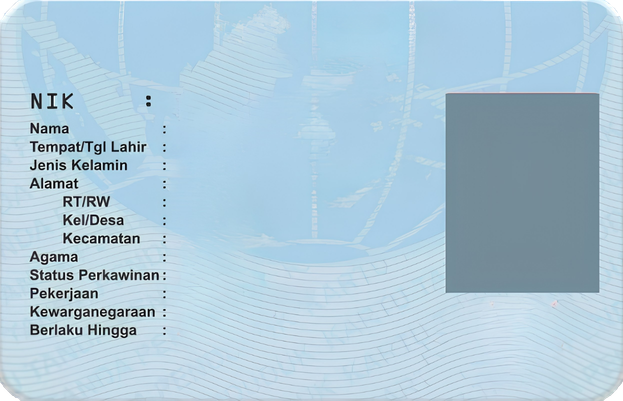
#> input picture Master-Template/Master-ktp.png, 623 x 401 px, found by its file name
$ python Master_KTP_Configuration.py
#> lines starting #> are read from the running program, lines starting #| are printed output that depends on the picture
import cv2
import numpy as np
from PIL import Image, ImageDraw, ImageFont
import os

# ==========================================
# ALAT TUNING KORDINAT FINAL (DENGAN TRANSPARANSI SEMI-BOLD)
# ==========================================
TEMPLATE_PATH = "Master-Template\Master-ktp.png"

test_items = [
    {"key": "provinsi", "label": "PROVINSI", "text": "PROVINSI JAWA BARAT", "anchor": "ms", "size": 22, "font": "font/Arrial.ttf", "x": 312, "y": 30, "type": "text"},
    {"key": "kota", "label": "KOTA", "text": "KABUPATEN CIANJUR", "anchor": "mt", "size": 22, "font": "font/Arrial.ttf", "x": 311, "y": 36, "type": "text"},
    {"key": "nik", "label": "NIK", "text": "3203012503770011", "anchor": "lt", "size": 26, "font": "font/Ocr.ttf", "x": 156, "y": 92, "type": "text", "is_bold": True},
    {"key": "nama", "label": "NAMA", "text": "GUOHUI CHEN", "anchor": "lt", "size": 16, "font": "font/Arrial.ttf", "x": 170, "y": 124, "type": "text"},
    {"key": "ttl", "label": "TEMPAT/TGL LAHIR", "text": "FUJIAN, 25-03-1977", "anchor": "lt", "size": 16, "font": "font/Arrial.ttf", "x": 170, "y": 142, "type": "text"},
    {"key": "jenis_kelamin", "label": "JENIS KELAMIN", "text": "MALE", "anchor": "lt", "size": 16, "font": "font/Arrial.ttf", "x": 170, "y": 160, "type": "text"},
    {"key": "golongan_darah", "label": "GOLONGAN DARAH", "text": "Gol. Darah : B", "anchor": "lt", "size": 16, "font": "font/Arrial.ttf", "x": 313, "y": 160, "type": "text"},
    {"key": "alamat", "label": "ALAMAT", "text": "JL SELAMET PERUMAHAN RANCABALI", "anchor": "lt", "size": 14, "font": "font/Arrial.ttf", "x": 170, "y": 179, "type": "text"},
    {"key": "rt_rw", "label": "RT/RW", "text": "002/004", "anchor": "lt", "size": 16, "font": "font/Arrial.ttf", "x": 170, "y": 197, "type": "text"},
    {"key": "kel_desa", "label": "KEL/DESA", "text": "MUKA", "anchor": "lt", "size": 16, "font": "font/Arrial.ttf", "x": 170, "y": 216, "type": "text"},
    {"key": "kecamatan", "label": "KECAMATAN", "text": "CIANJUR", "anchor": "lt", "size": 16, "font": "font/Arrial.ttf", "x": 170, "y": 234, "type": "text"},
    {"key": "agama", "label": "AGAMA", "text": "CHRISTIAN", "anchor": "lt", "size": 16, "font": "font/Arrial.ttf", "x": 170, "y": 252, "type": "text"},
    {"key": "status", "label": "STATUS KAWIN", "text": "MARRIED", "anchor": "lt", "size": 16, "font": "font/Arrial.ttf", "x": 170, "y": 270, "type": "text"},
    {"key": "pekerjaan", "label": "PEKERJAAN", "text": "OTHERS", "anchor": "lt", "size": 16, "font": "font/Arrial.ttf", "x": 170, "y": 289, "type": "text"},
    {"key": "kewarganegaraan", "label": "KEWARGANEGARAAN", "text": "CHINA", "anchor": "lt", "size": 16, "font": "font/Arrial.ttf", "x": 170, "y": 307, "type": "text"},
    {"key": "masa_berlaku", "label": "BERLAKU HINGGA", "text": "12-12-2023", "anchor": "lt", "size": 16, "font": "font/Arrial.ttf", "x": 170, "y": 325, "type": "text"},
    {"key": "kota_footer", "label": "KOTA (Footer)", "text": "KOTA CIANJUR", "anchor": "mt", "size": 16, "font": "font/Arrial.ttf", "x": 525, "y": 299, "type": "text"},
    {"key": "terbuat", "label": "TGL TERBUAT", "text": "17-09-2018", "anchor": "mt", "size": 16, "font": "font/Arrial.ttf", "x": 525, "y": 317, "type": "text"},
    {"key": "sign", "label": "TANDA TANGAN", "text": "GUOHUI", "anchor": "mt", "size": 16, "font": "font/Sign.ttf", "x": 525, "y": 341, "type": "text"},
    {"key": "pas_photo", "label": "PAS FOTO", "text": "FOTO", "anchor": "lt", "size": 155, "font": "font/Arrial.ttf", "x": 444, "y": 93, "type": "photo", "height": 199}
]

current_idx = 2
text_gray_level = 64
nik_bold_alpha = 104 # Level transparansi stroke (0=Tipis, 255=Full Bold)
nik_stroke_width = 0.4  # Ketebalan outline (px)

def mouse_event(event, x, y, flags, param):
    global test_items, current_idx
    if event == cv2.EVENT_LBUTTONDOWN or (event == cv2.EVENT_MOUSEMOVE and (flags & cv2.EVENT_FLAG_LBUTTON)):
        test_items[current_idx]["x"] = x
        test_items[current_idx]["y"] = y

def update_width(val):
    global test_items, current_idx
    if val > 10: test_items[current_idx]["size"] = val

def update_height(val):
    global test_items, current_idx
    if val > 10 and test_items[current_idx]["type"] == "photo":
        test_items[current_idx]["height"] = val

def update_color(val):
    global text_gray_level
    text_gray_level = val

def update_bold(val):
    global nik_bold_alpha
    nik_bold_alpha = val

def update_stroke(val):
    global nik_stroke_width
    if val >= 0:
        nik_stroke_width = val / 100.0

def print_status():
    item = test_items[current_idx]
    print("\n" + "="*50)
    print(f"👉 MENGEDIT : {item['label']}")
    if item["type"] == "photo":
        print(f"   Posisi Kiri-Atas : X={item['x']}, Y={item['y']}")
        print(f"   Ukuran Tuned     : Lebar={item['size']}px, Tinggi={item['height']}px")
    else:
        print(f"   Posisi           : X={item['x']}, Y={item['y']} | Font Size={item['size']}")
    print(f"   Warna Teks Final : RGB({text_gray_level}, {text_gray_level}, {text_gray_level})")
    print(f"   Ketebalan NIK    : {nik_bold_alpha}/255 | Stroke={nik_stroke_width:.2f}px")
    print("="*50)

def run_tuner():
    global current_idx, text_gray_level, nik_bold_alpha

    if not os.path.exists(TEMPLATE_PATH):
        return print(f"❌ Gambar '{TEMPLATE_PATH}' tidak ditemukan!")

    # Use RGBA so semi-transparent stroke_fill alpha is honored
    base_pil = Image.open(TEMPLATE_PATH).convert("RGBA")
#> base_pil is the input picture: PIL image 623x401 RGBA; mean R, G, B, A 172.1, 200, 216.5, 254.2
    window_name = "KTP Master Pro Tuner (Alpha-Bold)"
    cv2.namedWindow(window_name, cv2.WINDOW_AUTOSIZE)
    cv2.setMouseCallback(window_name, mouse_event)

    cv2.createTrackbar("Font Size/Lebar", window_name, test_items[current_idx]["size"], 400, update_width)
    initial_h = test_items[current_idx].get("height", 100)
    cv2.createTrackbar("Tinggi Foto", window_name, initial_h, 400, update_height)
    cv2.createTrackbar("Warna Teks (0=Hitam)", window_name, text_gray_level, 255, update_color)

    # Slider khusus untuk ketebalan/transparansi outline NIK
    cv2.createTrackbar("Tebal NIK (0=Tipis)", window_name, nik_bold_alpha, 255, update_bold)
    cv2.createTrackbar("Ketebalan Outline", window_name, int(nik_stroke_width * 100), 100, update_stroke)

    print_status()

    while True:
        temp_pil = base_pil.copy()
        draw = ImageDraw.Draw(temp_pil, "RGBA")

        # Warna teks utama (dengan Alpha 255 penuh)
        global_text_color = (text_gray_level, text_gray_level, text_gray_level, 255)

        for i, item in enumerate(test_items):
            if item["type"] == "text":
                try:
                    font = ImageFont.truetype(item["font"], item["size"])
                except:
                    font = ImageFont.load_default()

                # Warna teks: Merah (255, 0, 0, 255) jika diedit, atau abu-abu standar
                color = (255, 0, 0, 255) if i == current_idx else global_text_color

                # Jika field bold (mis. NIK) -> outline khusus. NIK harus full black.
                if item.get("is_bold") and nik_bold_alpha > 0 and nik_stroke_width > 0:
                    if item.get("key") == "nik":
                        # NIK dirender pada layer terpisah agar stroke 0.4 px bisa disimulasikan.
                        scale_factor = 4
                        nik_layer = Image.new("RGBA", (base_pil.width * scale_factor, base_pil.height * scale_factor), (0, 0, 0, 0))
                        nik_draw = ImageDraw.Draw(nik_layer, "RGBA")
                        try:
                            scaled_font = ImageFont.truetype(item["font"], item["size"] * scale_factor)
                        except:
                            scaled_font = ImageFont.load_default()
                        nik_draw.text(
                            (item["x"] * scale_factor, item["y"] * scale_factor),
                            item["text"],
                            fill=color,
                            font=scaled_font,
                            anchor=item["anchor"],
                            stroke_width=max(1, int(round(nik_stroke_width * scale_factor))),
                            stroke_fill=(0, 0, 0, 255),
                        )
                        nik_layer_small = nik_layer.resize(base_pil.size, Image.LANCZOS)
                        temp_pil = Image.alpha_composite(temp_pil, nik_layer_small)
                        draw = ImageDraw.Draw(temp_pil, "RGBA")
                    else:
                        # Outline lainnya mengikuti slider alpha dengan warna abu-abu
                        s_width = max(1, int(round(nik_stroke_width)))
                        s_fill = (text_gray_level, text_gray_level, text_gray_level, nik_bold_alpha)
                        draw.text((item["x"], item["y"]), item["text"], fill=color, font=font, anchor=item["anchor"], stroke_width=s_width, stroke_fill=s_fill)
                else:
                    draw.text((item["x"], item["y"]), item["text"], fill=color, font=font, anchor=item["anchor"])

            elif item["type"] == "photo":
                x1, y1 = item["x"], item["y"]
                x2, y2 = x1 + item["size"], y1 + item["height"]

                if i == current_idx:
                    draw.rectangle([x1, y1, x2, y2], fill=(255, 0, 0, 90), outline="red", width=2)
                else:
                    draw.rectangle([x1, y1, x2, y2], fill=(0, 0, 0, 40), outline="black", width=1)
#> this loop made 20 passes
#> pass 3, in run_tuner, `nik_layer_small = nik_layer.resize(base_pil.size, Image.LANCZOS)`:
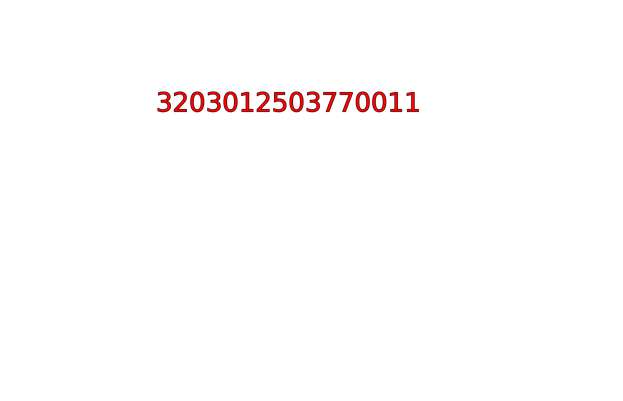
#> nik_layer_small: PIL image 623x401 RGBA; mean R, G, B, A 1.9, 0, 0, 2.2; transparent parts drawn white
#> pass 3, in run_tuner, `temp_pil = Image.alpha_composite(temp_pil, nik_layer_small)`:
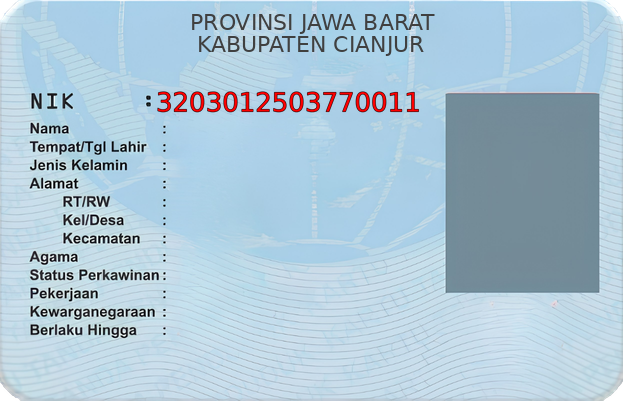
#> temp_pil: PIL image 623x401 RGBA; mean R, G, B, A 170.9, 196.7, 212.8, 254.2; transparent parts drawn white
#> after the loop:
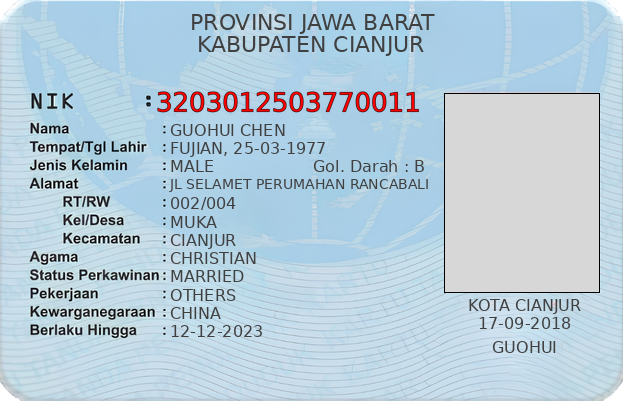
#> temp_pil: PIL image 623x401 RGBA; mean R, G, B, A 154, 176.1, 190.3, 228; transparent parts drawn white

        # Composite RGBA result over white background for proper display in OpenCV
        display_pil = Image.new("RGB", temp_pil.size, (255, 255, 255))
#> display_pil: PIL image 623x401 RGB; every value is 255
        display_pil.paste(temp_pil, (0, 0), temp_pil)
        open_cv_image = np.array(display_pil)[:, :, ::-1].copy()
        cv2.imshow(window_name, open_cv_image)

        key = cv2.waitKey(30) & 0xFF
#> (key q is pressed here)
        if key == ord('q') or key == ord('Q'):
            break
        elif key == 32:
            current_idx = (current_idx + 1) % len(test_items)
            cv2.setTrackbarPos("Font Size/Lebar", window_name, test_items[current_idx]["size"])
            if test_items[current_idx]["type"] == "photo":
                cv2.setTrackbarPos("Tinggi Foto", window_name, test_items[current_idx]["height"])
            print_status()
        elif key == ord('c') or key == ord('C'):
            print("\n" + "🔥"*10 + " INJEKSI KE SCRIPT FASE 2 UTAMA " + "🔥"*10)
            item_photo = None

            print(f"warna_teks = ({text_gray_level}, {text_gray_level}, {text_gray_level}, 255)")
            print(f"warna_semi_bold = ({text_gray_level}, {text_gray_level}, {text_gray_level}, {nik_bold_alpha})\n")

            for item in test_items:
                if item["type"] == "text":
                    if item.get('is_bold'):
                        if item.get('key') == 'nik':
                            bold_param = f', stroke_width={nik_stroke_width:.2f}, stroke_fill=(0, 0, 0, 255)'
                        else:
                            bold_param = f', stroke_width={nik_stroke_width:.2f}, stroke_fill=warna_semi_bold'
                    else:
                        bold_param = ''
                    print(f"write.text(({item['x']},{item['y']}), ..., fill=warna_teks, anchor=\"{item['anchor']}\"{bold_param}) # {item['label']}")
                elif item["type"] == "photo":
                    item_photo = item

            if item_photo:
                print(f"\n# ==========================================")
                print(f"# KODE PASTE FOTO FINAL:")
                print(f"# ==========================================")
                print(f"target_w, target_h = {item_photo['size']}, {item_photo['height']}")
                print(f"pas_photo_final = pas_photo.resize((target_w, target_h))")
                print(f"tmp.paste(pas_photo_final, ({item_photo['x']}, {item_photo['y']}))")
            print("🔥"*38 + "\n")

    cv2.destroyAllWindows()

if __name__ == "__main__":
    run_tuner()
